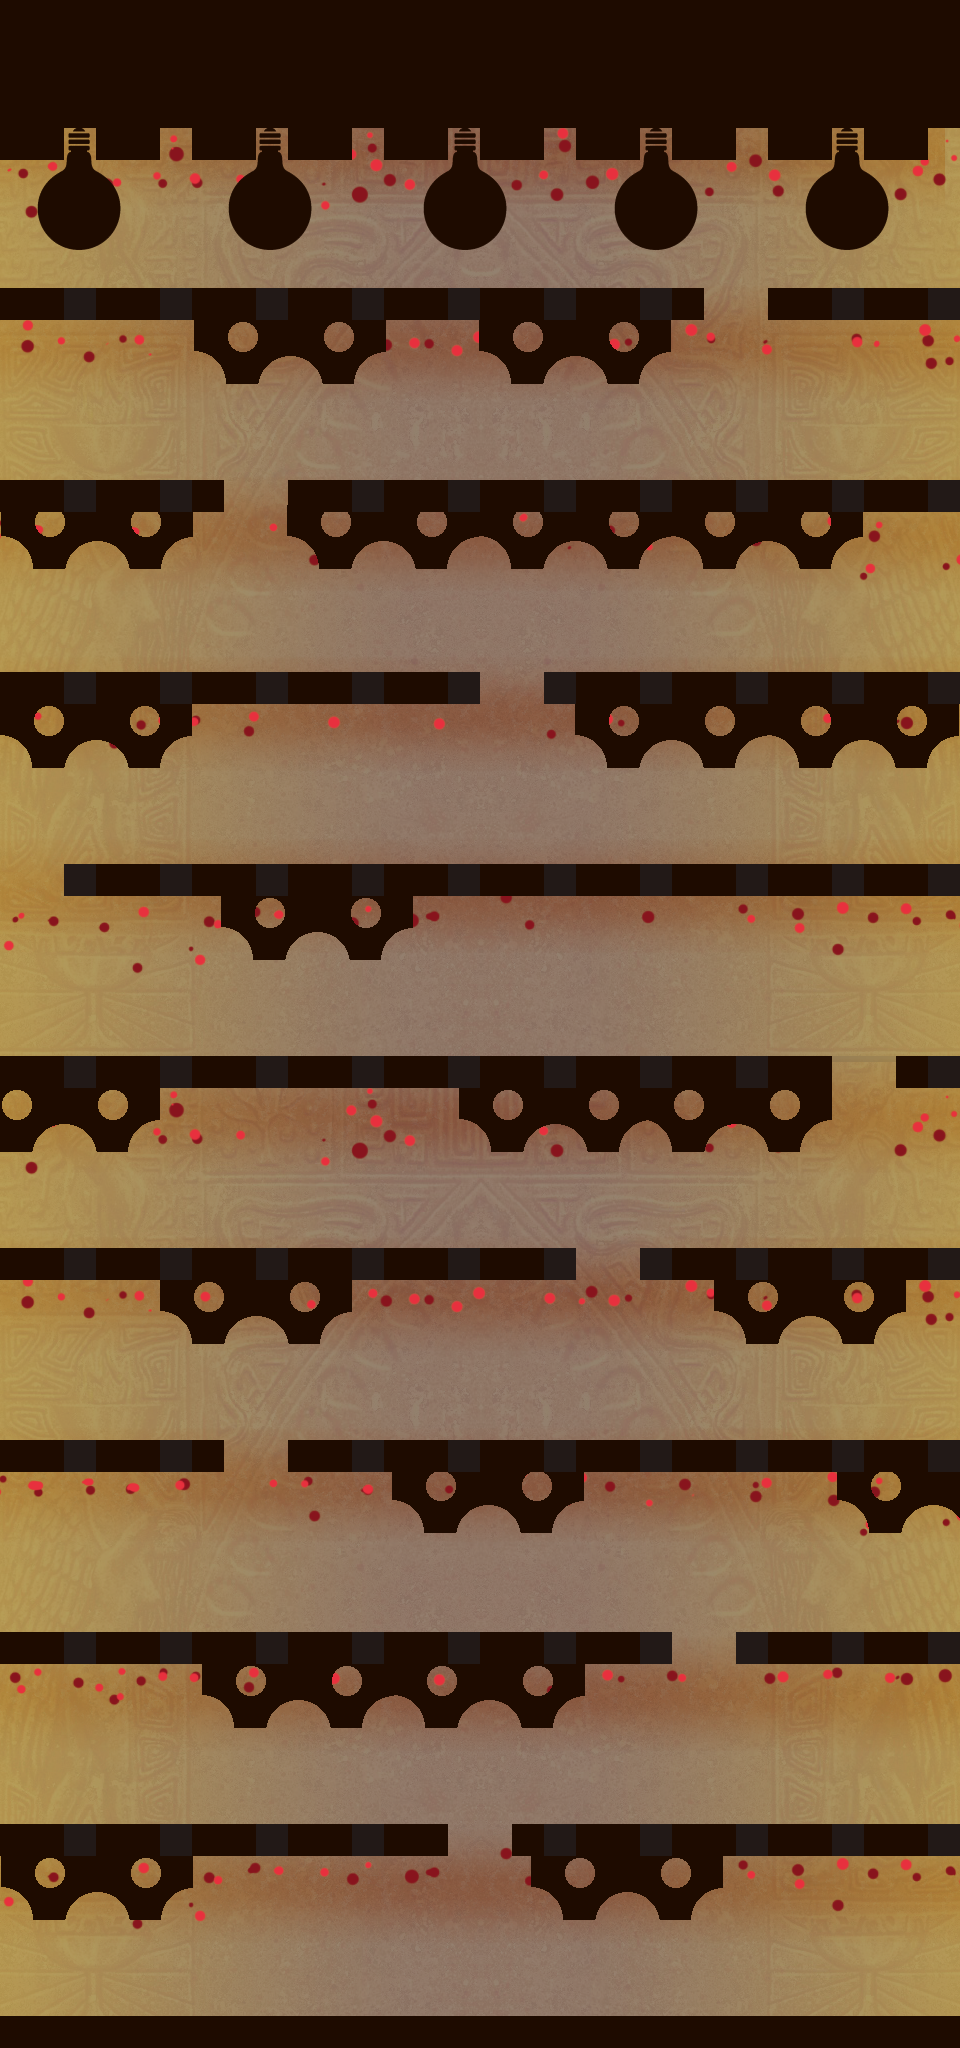

A level layout from a 2D game, rendered from its tile map. Below: a short description, then the map file with tile-grid data replaced by summaries:
An orthogonal 30x64 tile map with 32x32 px tiles, 1 tile layer (块层 1) and 50 objects (31x ai, 9x ladder, 8x box, role, boss).

<map version="1.0" orientation="orthogonal" width="30" height="64" tilewidth="32" tileheight="32">
 <tileset firstgid="1" name="map_background_4" tilewidth="32" tileheight="32">
  <image source="map_background_4.png" width="960" height="2048" />
 </tileset>
 <layer name="块层 1" width="30" height="64">
  <data>[1920 cells, 1920 non-empty, 1920 distinct tile ids]</data>
 </layer>
 <objectgroup color="#ff8000" name="collision" width="30" height="64">
  <object name="box" type="box" x="768" y="1952" width="64" height="64">
   <properties>
    <property name="bomb" value="1" />
    <property name="coin" value="0" />
    <property name="pass" value="0" />
   </properties>
  </object>
  <object name="box" type="box" x="288" y="1568" width="64" height="64">
   <properties>
    <property name="bomb" value="1" />
    <property name="coin" value="0" />
    <property name="pass" value="0" />
   </properties>
  </object>
  <object name="box" type="box" x="224" y="1184" width="64" height="64">
   <properties>
    <property name="bomb" value="1" />
    <property name="coin" value="0" />
    <property name="pass" value="0" />
   </properties>
  </object>
  <object name="box" type="box" x="640" y="992" width="64" height="64">
   <properties>
    <property name="bomb" value="1" />
    <property name="coin" value="0" />
    <property name="pass" value="0" />
   </properties>
  </object>
  <object name="box" type="box" x="736" y="800" width="64" height="64">
   <properties>
    <property name="bomb" value="1" />
    <property name="coin" value="0" />
    <property name="pass" value="0" />
   </properties>
  </object>
  <object name="box" type="box" x="416" y="800" width="64" height="64">
   <properties>
    <property name="bomb" value="1" />
    <property name="coin" value="0" />
    <property name="pass" value="0" />
   </properties>
  </object>
  <object name="box" type="box" x="96" y="608" width="64" height="64">
   <properties>
    <property name="bomb" value="1" />
    <property name="coin" value="0" />
    <property name="pass" value="0" />
   </properties>
  </object>
  <object name="box" type="box" x="128" y="416" width="64" height="64">
   <properties>
    <property name="bomb" value="1" />
    <property name="coin" value="0" />
    <property name="pass" value="0" />
   </properties>
  </object>
  <object name="ladder" type="ladder" x="448" y="1824" width="64" height="192">
   <properties>
    <property name="fileName" value="ladder_3.png" />
    <property name="tag" value="800" />
   </properties>
  </object>
  <object name="ladder" type="ladder" x="672" y="1632" width="64" height="192">
   <properties>
    <property name="fileName" value="ladder_3.png" />
    <property name="tag" value="800" />
   </properties>
  </object>
  <object name="ladder" type="ladder" x="224" y="1440" width="64" height="192">
   <properties>
    <property name="fileName" value="ladder_3.png" />
    <property name="tag" value="800" />
   </properties>
  </object>
  <object name="ladder" type="ladder" x="576" y="1248" width="64" height="192">
   <properties>
    <property name="fileName" value="ladder_3.png" />
    <property name="tag" value="800" />
   </properties>
  </object>
  <object name="ladder" type="ladder" x="832" y="1056" width="64" height="192">
   <properties>
    <property name="fileName" value="ladder_3.png" />
    <property name="tag" value="800" />
   </properties>
  </object>
  <object name="ladder" type="ladder" x="0" y="864" width="64" height="192">
   <properties>
    <property name="fileName" value="ladder_3.png" />
    <property name="tag" value="800" />
   </properties>
  </object>
  <object name="ladder" type="ladder" x="480" y="672" width="64" height="192">
   <properties>
    <property name="fileName" value="ladder_3.png" />
    <property name="tag" value="800" />
   </properties>
  </object>
  <object name="ladder" type="ladder" x="224" y="480" width="64" height="192">
   <properties>
    <property name="fileName" value="ladder_3.png" />
    <property name="tag" value="800" />
   </properties>
  </object>
  <object name="ladder" type="ladder" x="704" y="288" width="64" height="192">
   <properties>
    <property name="fileName" value="ladder_3.png" />
    <property name="tag" value="800" />
   </properties>
  </object>
 </objectgroup>
 <objectgroup color="#00ffff" name="roles" width="30" height="64">
  <object name="role" type="role" x="32" y="1984" width="32" height="32">
   <properties>
    <property name="direction" value="right" />
   </properties>
  </object>
  <object name="AI_0" type="ai" x="160" y="1984" width="32" height="32">
   <properties>
    <property name="bossMove" value="0" />
    <property name="canBeAttack" value="1" />
    <property name="direction" value="left" />
    <property name="guard" value="0" />
    <property name="idleDuration" value="4" />
    <property name="initialDuration" value="1" />
    <property name="logic" value="0" />
    <property name="moveDistance" value="100" />
    <property name="revivalDuration" value="30" />
    <property name="speed" value="50" />
   </properties>
  </object>
  <object name="AI_0" type="ai" x="608" y="1984" width="32" height="32">
   <properties>
    <property name="bossMove" value="0" />
    <property name="canBeAttack" value="1" />
    <property name="direction" value="left" />
    <property name="guard" value="0" />
    <property name="idleDuration" value="5" />
    <property name="initialDuration" value="0.5" />
    <property name="logic" value="0" />
    <property name="moveDistance" value="80" />
    <property name="revivalDuration" value="30" />
    <property name="speed" value="100" />
   </properties>
  </object>
  <object name="AI_0" type="ai" x="672" y="1984" width="32" height="32">
   <properties>
    <property name="bossMove" value="0" />
    <property name="canBeAttack" value="1" />
    <property name="direction" value="left" />
    <property name="guard" value="0" />
    <property name="idleDuration" value="5" />
    <property name="initialDuration" value="0.5" />
    <property name="logic" value="0" />
    <property name="moveDistance" value="80" />
    <property name="revivalDuration" value="30" />
    <property name="speed" value="100" />
   </properties>
  </object>
  <object name="AI_0" type="ai" x="160" y="1792" width="32" height="32">
   <properties>
    <property name="bossMove" value="0" />
    <property name="canBeAttack" value="1" />
    <property name="direction" value="left" />
    <property name="guard" value="0" />
    <property name="idleDuration" value="5" />
    <property name="initialDuration" value="0.5" />
    <property name="logic" value="0" />
    <property name="moveDistance" value="220" />
    <property name="revivalDuration" value="40" />
    <property name="speed" value="100" />
   </properties>
  </object>
  <object name="AI_0" type="ai" x="608" y="1792" width="32" height="32">
   <properties>
    <property name="bossMove" value="0" />
    <property name="canBeAttack" value="1" />
    <property name="direction" value="right" />
    <property name="guard" value="0" />
    <property name="idleDuration" value="4" />
    <property name="initialDuration" value="1" />
    <property name="logic" value="0" />
    <property name="moveDistance" value="80" />
    <property name="revivalDuration" value="40" />
    <property name="speed" value="100" />
   </properties>
  </object>
  </objectgroup>
</map>
<!-- 27 of 50 objects omitted -->
